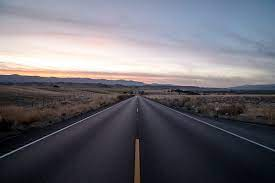
#> input picture carrtera.jpg, 275 x 183 px
$ python 'editar valores BGR.py'
#> lines starting #> are read from the running program, lines starting #| are printed output that depends on the picture
import matplotlib.image as mpimg
import matplotlib.pyplot as plt
import numpy as np
import cv2

#importar imagen
image_color =mpimg.imread('carrtera.jpg')
#> image_color is the input picture: shape (183, 275, 3); mean R, G, B 106.8, 104.9, 113.2
plt.imshow(image_color)

#colores RGB
image_color.shape

#creo una copia de mi imagen
image_copy=np.copy(image_color)


#juganco con los vaalores BGR
image_copy[ (image_copy[:,:,0]<200) |
           (image_copy[:,:,1]<200) |
           (image_copy[:,:,2]<200) ] =0
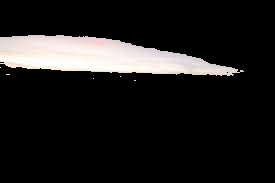
#> image_copy: shape (183, 275, 3); mean R, G, B 30.2, 28.9, 28.4


#vemos la imagen
plt.imshow(image_copy, cmap= 'gray')
plt.show()
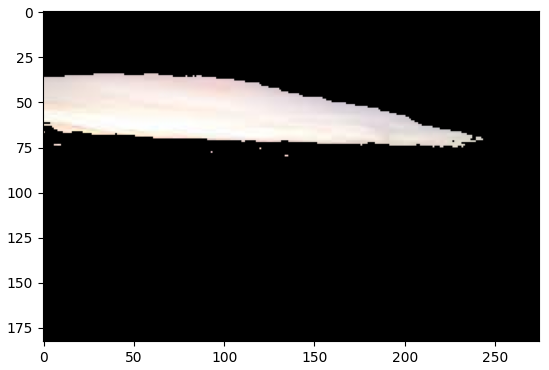
#> figure drawn by matplotlib, 1 panel

$ run again, with auto.jpg copied over carrtera.jpg
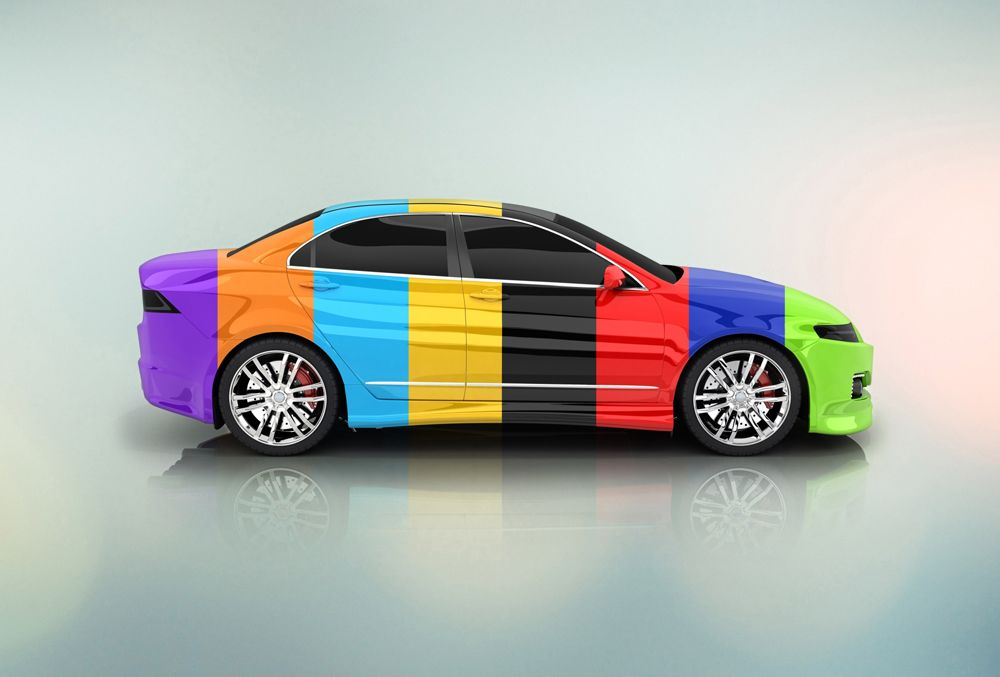
#> input picture auto.jpg, 1000 x 677 px
#> image_color is the input picture: shape (677, 1000, 3); mean R, G, B 176.9, 181.4, 175.2
#> `image_copy[ (image_copy[:,:,0]<200) | (image_copy[:,:,1]<200) | (image..`:
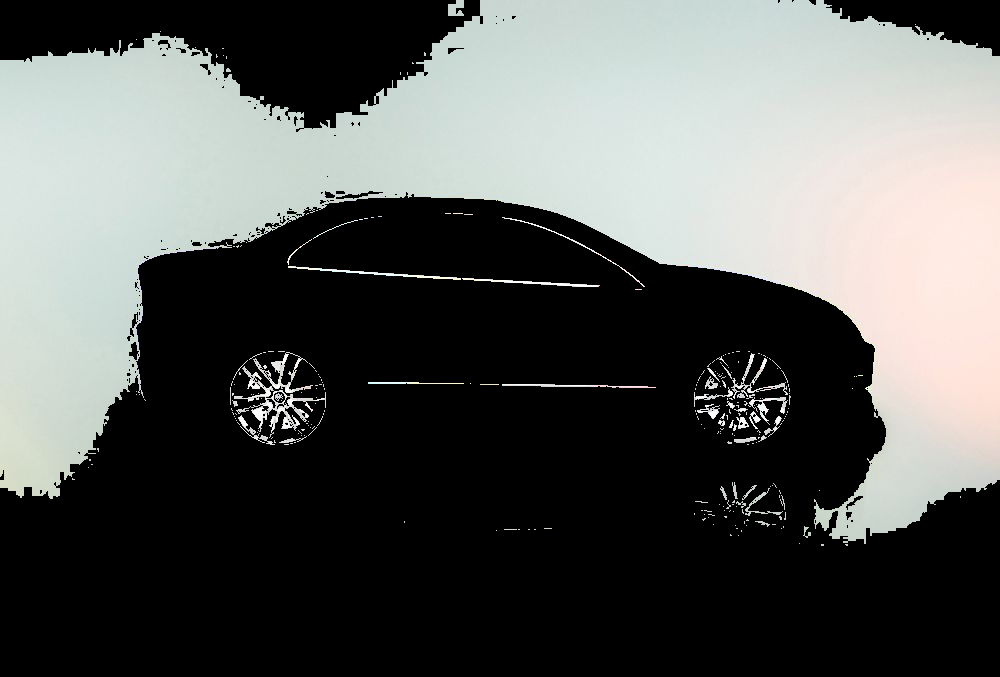
#> image_copy: shape (677, 1000, 3); mean R, G, B 88.3, 90.4, 88.1
#> `plt.show()`:
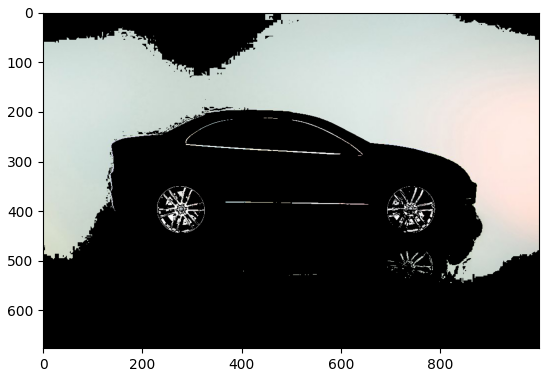
#> figure drawn by matplotlib, 1 panel

$ run again, with pare.jpg copied over carrtera.jpg
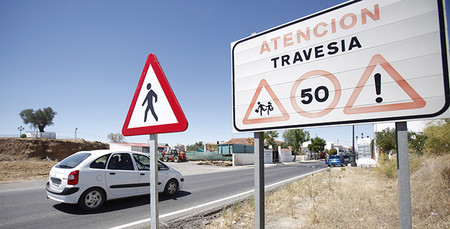
#> input picture pare.jpg, 450 x 229 px
#> image_color is the input picture: shape (229, 450, 3); mean R, G, B 158.5, 160.2, 170.5
#> `image_copy[ (image_copy[:,:,0]<200) | (image_copy[:,:,1]<200) | (image..`:
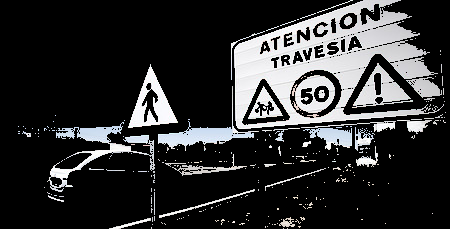
#> image_copy: shape (229, 450, 3); mean R, G, B 48.3, 48.6, 49.3
#> `plt.show()`:
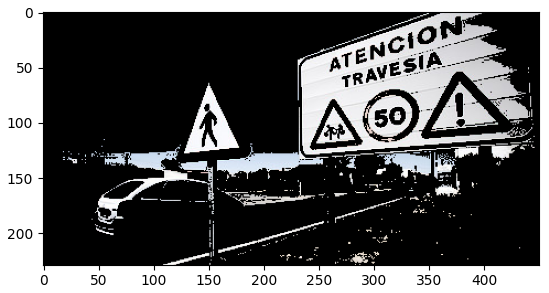
#> figure drawn by matplotlib, 1 panel

$ run again, with pare.webp saved as carrtera.jpg
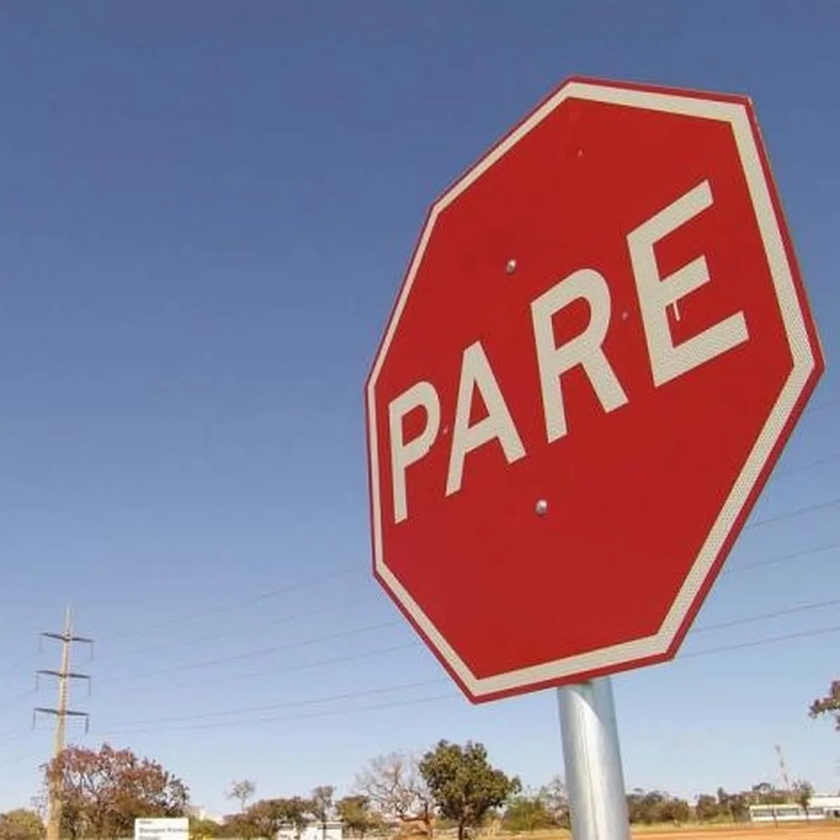
#> input picture pare.webp, 840 x 840 px, shrunk from 1200 x 1200 before the run
#> image_color is the input picture: shape (840, 840, 3); mean R, G, B 143.7, 122.3, 141.7
#> `image_copy[ (image_copy[:,:,0]<200) | (image_copy[:,:,1]<200) | (image..`:
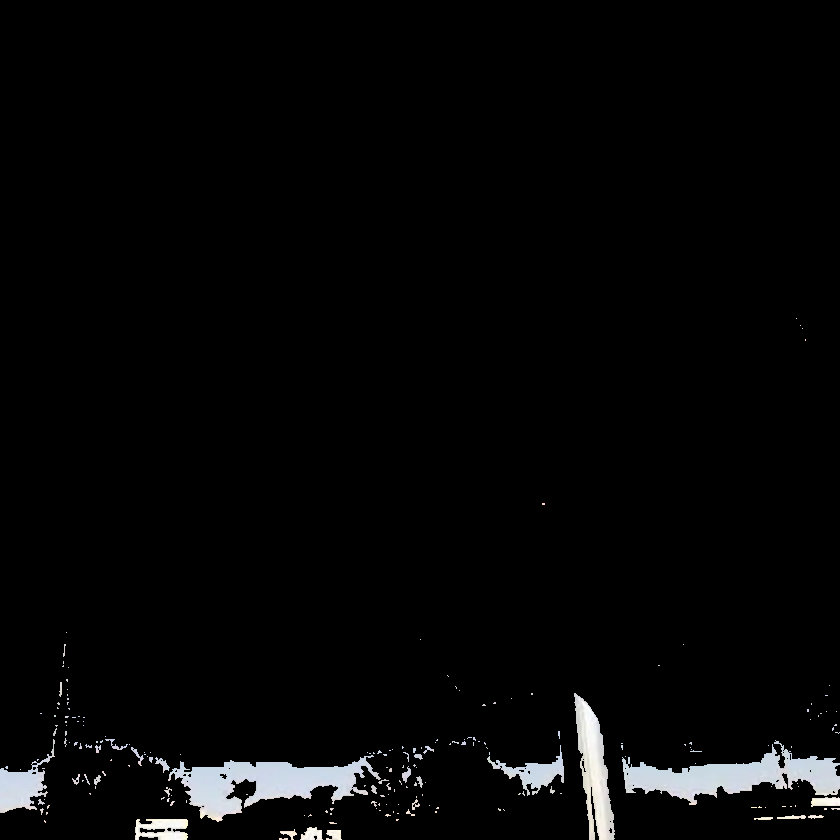
#> image_copy: shape (840, 840, 3); mean R, G, B 6.5, 6.7, 6.9
#> `plt.show()`:
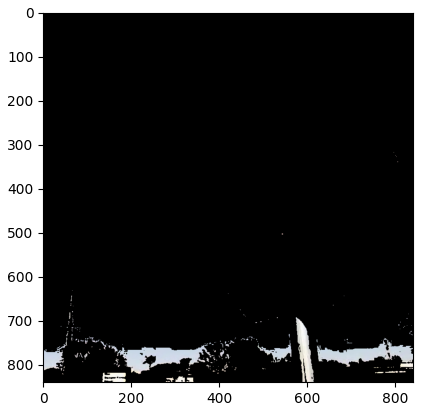
#> figure drawn by matplotlib, 1 panel
